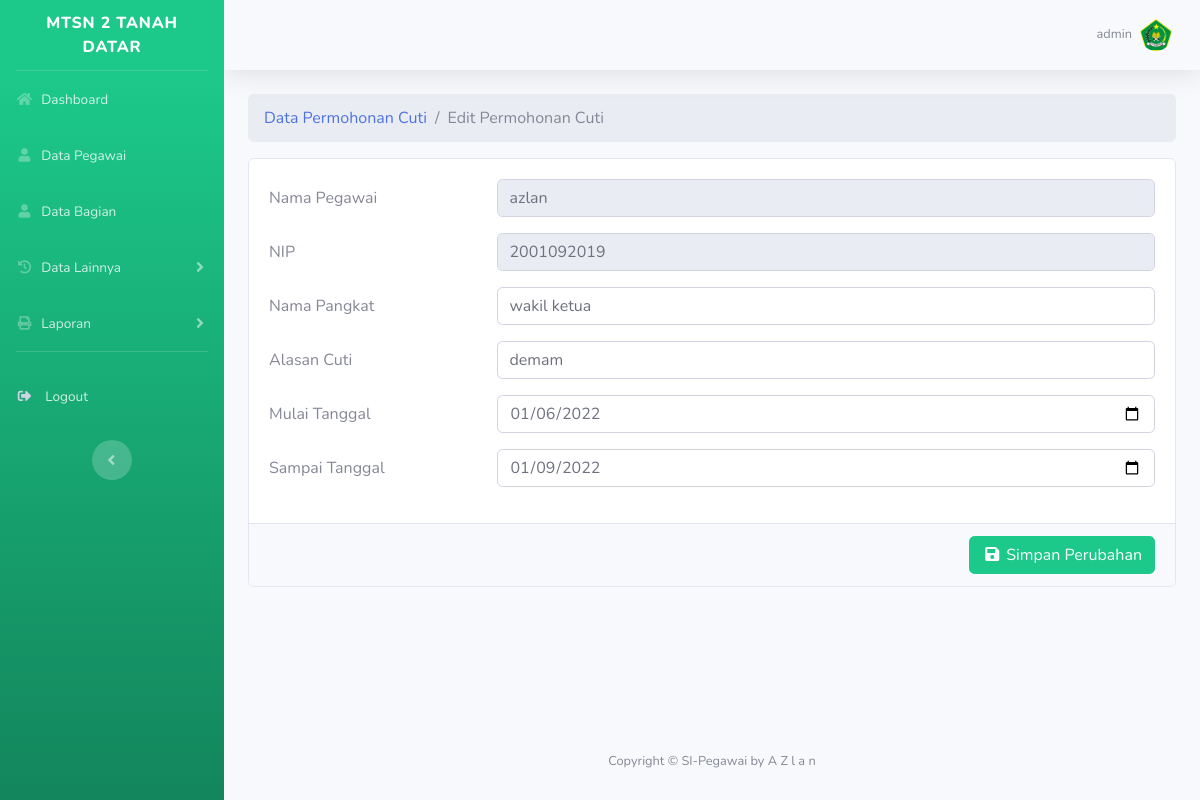
The page /edit_cuti.php?kode=7 (signed in) on the database its author committed.
### tables this page shows
CREATE TABLE `user` (
  `id_user` int(11) NOT NULL,
  `username` varchar(50) NOT NULL,
  `password` varchar(255) NOT NULL
);

CREATE TABLE `cuti` (
  `id_cuti` int(11) NOT NULL,
  `nip` varchar(19) DEFAULT NULL,
  `nama_pangkat` varchar(50) DEFAULT NULL,
  `alasan` varchar(50) DEFAULT NULL,
  `mulai_tgl` date DEFAULT NULL,
  `sampai_tgl` date DEFAULT NULL
);

CREATE TABLE `pegawai` (
  `nip` varchar(19) NOT NULL,
  `nama_pegawai` varchar(50) NOT NULL,
  `foto_pegawai` varchar(255) NOT NULL,
  `tempat_lahir` text NOT NULL,
  `tanggal_lahir` date NOT NULL,
  `jenis_kelamin` enum('laki-laki','perempuan') NOT NULL,
  `no_hp` varchar(15) NOT NULL,
  `agama` varchar(50) NOT NULL,
  `email` varchar(60) NOT NULL,
  `alamat` text NOT NULL,
  `gol_darah` enum('o','a','b','ab') NOT NULL,
  `status_pernikahan` enum('kawin','lajang') NOT NULL,
  `status_kepegawaian` enum('pns','honor') NOT NULL,
  `id_bagian` varchar(15) NOT NULL
);

### _config/config.php (called while the page is built, shortened)
<?php
    $host = 'localhost';
    $user = 'root';
    $pass = '';
    $db = 'simpeg';
    $koneksi = mysqli_connect($host,$user,$pass,$db);
    function asset($url = null)
    {
        $asset_url = "http://localhost/simpegawai";
        if ($url != null) {
            return $asset_url.'/'.$url;
        }else{
            return $asset_url;
        }
    }
    function base_url($url=null){
        $baseurl = "http://localhost/simpegawai";
        if ($url != null) {
            return $baseurl.'/'.$url.'.php';
        } else{
            return $baseurl;
        }
    }
    function query($query){
        global $koneksi;
        $result = mysqli_query($koneksi, $query);
        $rows = [];
        while ($row = mysqli_fetch_assoc($result)) {
            $rows[]=$row;
        }
        return $rows;
    }

### edit_cuti.php (the view, shortened to what this page needs)
<?php
    $addstyles = '_assets/vendor/bootstrap-datepicker/css/bootstrap-datepicker.min.css';
    require_once "_template/_header.php";
    $ambil = mysqli_query($koneksi, "select*from cuti inner join pegawai on cuti.nip=pegawai.nip where id_cuti='$_GET[kode]'");
    $data = mysqli_fetch_array($ambil);
?>
<nav aria-label="breadcrumb">
    <ol class="breadcrumb">
        <li class="breadcrumb-item"><a href="<?= base_url('view_cuti') ?>">Data Permohonan Cuti</a></li>
        <li class="breadcrumb-item active" aria-current="page">Edit Permohonan Cuti</li>
    </ol>
</nav>
<div class="card mb-4">
    <div class="card-body">
        <form method="POST" action="">
            <div class="form-group row">
                <label for="nik" class="col-sm-3 col-form-label">Nama Pegawai</label>
                <div class="col-sm-9">
                    <input type="text" class="form-control" name="nama_pegawai" id="nama_pegawai" value="<?= $data['nama_pegawai'] ?>" readonly>
                </div>
            </div>
            <div class="form-group row">
                <label for="nik" class="col-sm-3 col-form-label">NIP</label>
                <div class="col-sm-9">
                    <input type="text" class="form-control" name="nip" id="nip" value="<?= $data['1'] ?>" readonly>
                </div>
            </div>
            <div class="form-group row">
                <label for="tingkat" class="col-sm-3 col-form-label">Nama Pangkat</label>
                <div class="col-sm-9">
                    <input type="text" class="form-control" name="nama_pangkat" id="nama_pangkat" value="<?= $data['2'] ?>">
                </div>
            </div>
            <div class="form-group row">
                <label for="sekolah" class="col-sm-3 col-form-label">Alasan Cuti</label>
                <div class="col-sm-9">
                    <input type="text" class="form-control" name="alasan" id="jenis_pangkat" value="<?= $data['3'] ?>">
                </div>
            </div>
            <div class="form-group row">
                <label for="lokasi" class="col-sm-3 col-form-label">Mulai Tanggal</label>
                <div class="col-sm-9">
                    <input type="date" class="form-control" name="mulai_tgl" value="<?= $data['4'] ?>">
                </div>
            </div>
            <div class="form-group row">
                <label for="jurusan" class="col-sm-3 col-form-label">Sampai Tanggal</label>
                <div class="col-sm-9">
                    <input type="date" class="form-control" name="sampai_tgl" value="<?= $data['5'] ?>">
                </div>
            </div>
    </div>
    <div class="card-footer">
        <button name="simpan" class="btn btn-success float-right"><i class="fas fa-fw fa-save"></i> Simpan Perubahan</button>
    </div>
</div>
<?php
require_once "_template/_footer.php";
?>

### _template/_header.php (shortened to what this page needs)
<?php
  if (isset($sub)) {
    require_once $sub."_config/config.php";
  }else{
    require_once "_config/config.php";
  }
  $id = $_SESSION['id_user'];
  $user = query("SELECT * FROM user WHERE id_user='$id'");
?>
<!DOCTYPE html>
<html lang="en">
<head>
  <link href="<?= asset('_assets/vendor/fontawesome-free/css/all.min.css') ?>" rel="stylesheet" type="text/css">
  <link href="<?= asset('_assets/css/sb-admin-2.min.css') ?>" rel="stylesheet">
  <?php
  if (isset($addstyles)) {
    if ($addstyles != null) {
      echo '<link href="'. asset($addstyles) .'" rel="stylesheet">';
    }
  }
  ?>
</head>
<body id="page-top">
  <div id="wrapper">
    <ul class="navbar-nav bg-gradient-success sidebar sidebar-dark accordion" id="accordionSidebar">
      <a class="sidebar-brand d-flex align-items-center justify-content-center" href="<?= base_url('dashboard') ?>">
        <div class="sidebar-brand-text mx-3">MTsN 2 Tanah Datar</div>
      </a>
      <hr class="sidebar-divider my-0">
      <li class="nav-item <?= isset($dashboard) == 'dashboard' ? 'active' : null ?> ">
        <a class="nav-link" href="<?= base_url() ?>">
          <i class="fas fa-fw fa-home"></i>
          <span>Dashboard</span></a>
      </li>
      <li class="nav-item <?= isset($pegawai) == 'pegawai' ? 'active' : null ?>">
        <a class="nav-link" href="<?= base_url('pegawai') ?>">
          <i class="fas fa-fw fa-user"></i>
          <span>Data Pegawai</span></a>
      </li>
      <li class="nav-item <?= isset($bagian) == 'bagian' ? 'active' : null ?>">
        <a class="nav-link" href="<?= base_url('view_bagian') ?>">
          <i class="fas fa-fw fa-user"></i>
          <span>Data Bagian</span></a>
      </li>
      <li class="nav-item">
        <a class="nav-link collapsed" href="<?= base_url('pegawai') ?>" data-toggle="collapse" data-target="#collapseTwo" aria-expanded="true" aria-controls="collapseTwo">
          <i class="fas fa-fw fa-history"></i>
          <span>Data Lainnya</span>
        </a>
      </li>
      <li class="nav-item">
        <a class="nav-link collapsed" href="<?= base_url('pegawai') ?>" data-toggle="collapse" data-target="#collapseUtilities" aria-expanded="true" aria-controls="collapseLaporan">
          <i class="fas fa-fw fa-print"></i>
          <span>Laporan</span>
        </a>
      </li>
      <hr class="sidebar-divider d-none d-md-block">
      <li class="nav-item mb-3">
        <a class="nav-link" href="#" data-toggle="modal" data-target="#logoutModal">
          <i class="fas fa-sign-out-alt fa-sm fa-fw mr-2 text-gray-400"></i>
          <span>Logout</span></a>
      </li>
      <div class="text-center d-none d-md-inline">
        <button class="rounded-circle border-0" id="sidebarToggle"></button>
      </div>
    </ul>
    <div id="content-wrapper" class="d-flex flex-column">
      <div id="content">
        <nav class="navbar navbar-expand navbar-light bg-light topbar mb-4 static-top shadow">
          <ul class="navbar-nav ml-auto">
            <li class="nav-item dropdown no-arrow">
              <a class="nav-link dropdown-toggle" href="#" id="userDropdown" role="button" data-toggle="dropdown" aria-haspopup="true" aria-expanded="false">
                <span class="mr-2 d-none d-lg-inline text-gray-600 small"><?= $user[0]['username'] ?></span>
                <img class="img-profile rounded-circle" alt="Image" src="<?= asset('_assets/img/mtsn.png') ?>">
              </a>
            </li>
          </ul>
        </nav>
        <div class="container-fluid">

### rows shown on the page
user: username "admin"
cuti: nama_pegawai "azlan", nip "2001092019", nama_pangkat "wakil ketua", alasan "demam", mulai_tgl "01/06/2022", sampai_tgl "01/09/2022"
